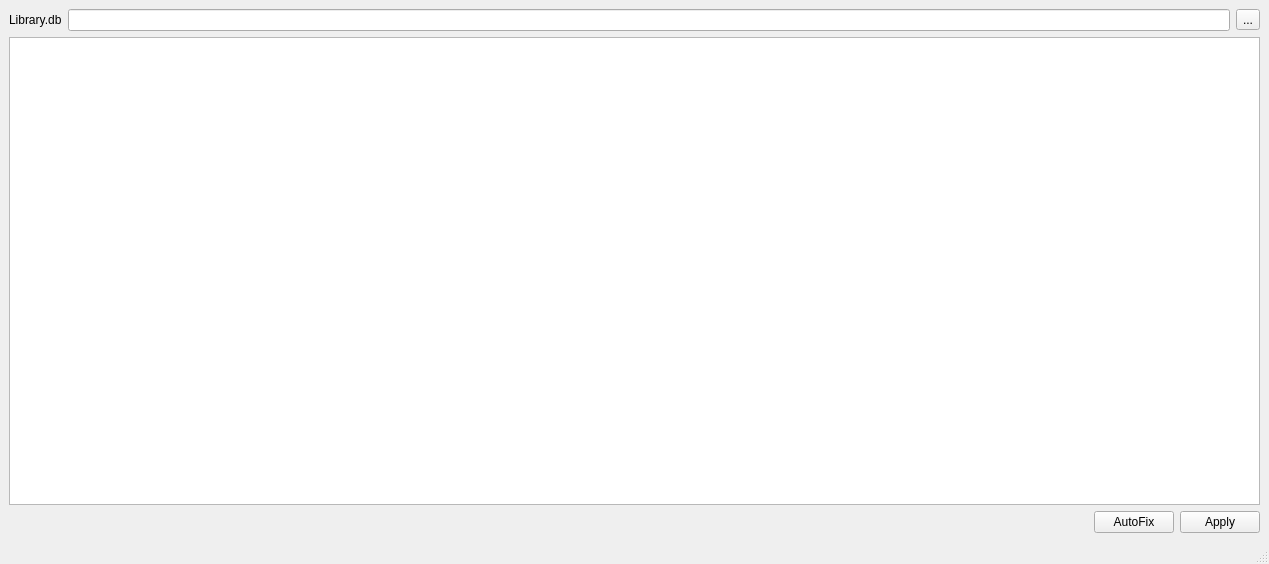
<?xml version="1.0" encoding="UTF-8"?>
<ui version="4.0">
 <class>CMainWindow</class>
 <widget class="QMainWindow" name="CMainWindow">
  <property name="geometry">
   <rect>
    <x>0</x>
    <y>0</y>
    <width>1269</width>
    <height>564</height>
   </rect>
  </property>
  <property name="windowTitle">
   <string>Find Duplicates</string>
  </property>
  <widget class="QWidget" name="centralwidget">
   <layout class="QGridLayout" name="gridLayout">
    <item row="0" column="0">
     <widget class="QLabel" name="label_1">
      <property name="sizePolicy">
       <sizepolicy hsizetype="Maximum" vsizetype="Preferred">
        <horstretch>0</horstretch>
        <verstretch>0</verstretch>
       </sizepolicy>
      </property>
      <property name="text">
       <string>Library.db</string>
      </property>
     </widget>
    </item>
    <item row="0" column="1">
     <widget class="QLineEdit" name="libraryFile"/>
    </item>
    <item row="0" column="2">
     <widget class="QToolButton" name="selectLibraryFile">
      <property name="text">
       <string>...</string>
      </property>
      <property name="icon">
       <iconset resource="application.qrc">
        <normaloff>:/resources/fileopen.png</normaloff>:/resources/fileopen.png</iconset>
      </property>
     </widget>
    </item>
    <item row="1" column="0" colspan="3">
     <widget class="QTableView" name="libraryView"/>
    </item>
    <item row="2" column="0" colspan="3">
     <layout class="QHBoxLayout" name="horizontalLayout">
      <item>
       <spacer name="horizontalSpacer">
        <property name="orientation">
         <enum>Qt::Horizontal</enum>
        </property>
        <property name="sizeHint" stdset="0">
         <size>
          <width>40</width>
          <height>20</height>
         </size>
        </property>
       </spacer>
      </item>
      <item>
       <widget class="QPushButton" name="autofixBtn">
        <property name="text">
         <string>AutoFix</string>
        </property>
       </widget>
      </item>
      <item>
       <widget class="QPushButton" name="applyBtn">
        <property name="text">
         <string>Apply</string>
        </property>
       </widget>
      </item>
     </layout>
    </item>
   </layout>
  </widget>
  <widget class="QMenuBar" name="menubar">
   <property name="geometry">
    <rect>
     <x>0</x>
     <y>0</y>
     <width>1269</width>
     <height>22</height>
    </rect>
   </property>
  </widget>
  <widget class="QStatusBar" name="statusbar"/>
  <action name="actionQuit">
   <property name="text">
    <string>Quit</string>
   </property>
   <property name="iconText">
    <string>&amp;Quit</string>
   </property>
   <property name="shortcut">
    <string>Alt+F4</string>
   </property>
  </action>
 </widget>
 <tabstops>
  <tabstop>libraryFile</tabstop>
  <tabstop>selectLibraryFile</tabstop>
 </tabstops>
 <resources>
  <include location="application.qrc"/>
 </resources>
 <connections>
  <connection>
   <sender>actionQuit</sender>
   <signal>triggered()</signal>
   <receiver>CMainWindow</receiver>
   <slot>close()</slot>
   <hints>
    <hint type="sourcelabel">
     <x>-1</x>
     <y>-1</y>
    </hint>
    <hint type="destinationlabel">
     <x>500</x>
     <y>332</y>
    </hint>
   </hints>
  </connection>
 </connections>
</ui>
